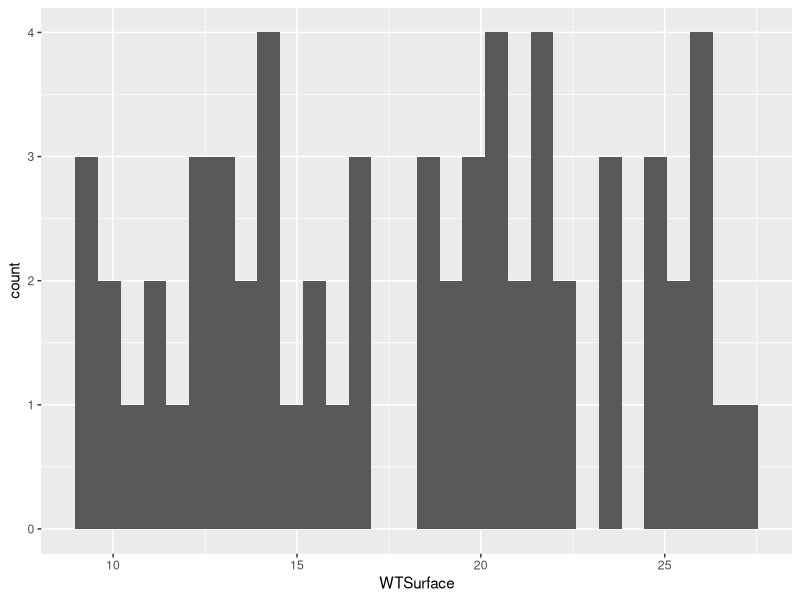
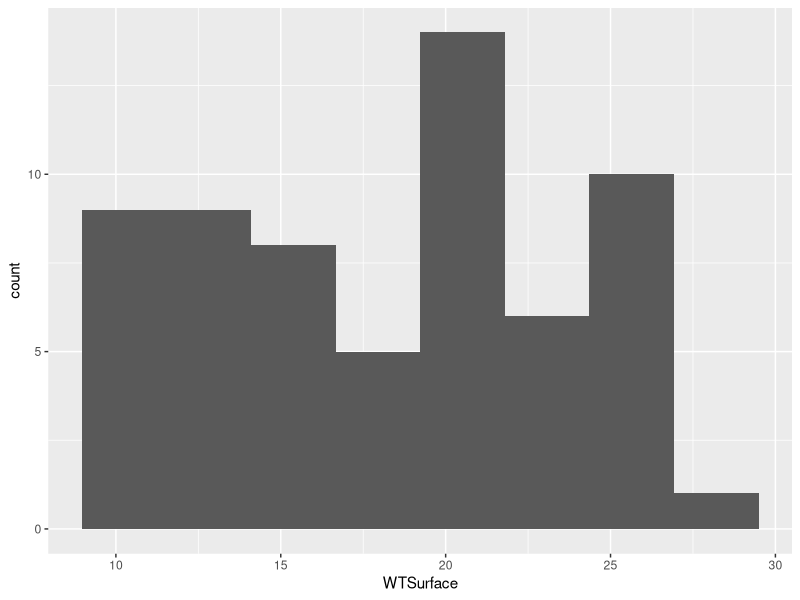
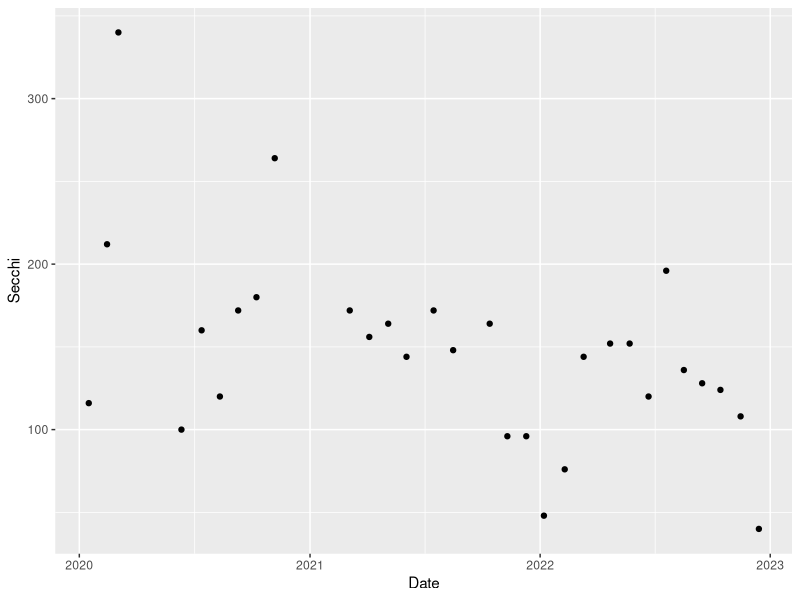
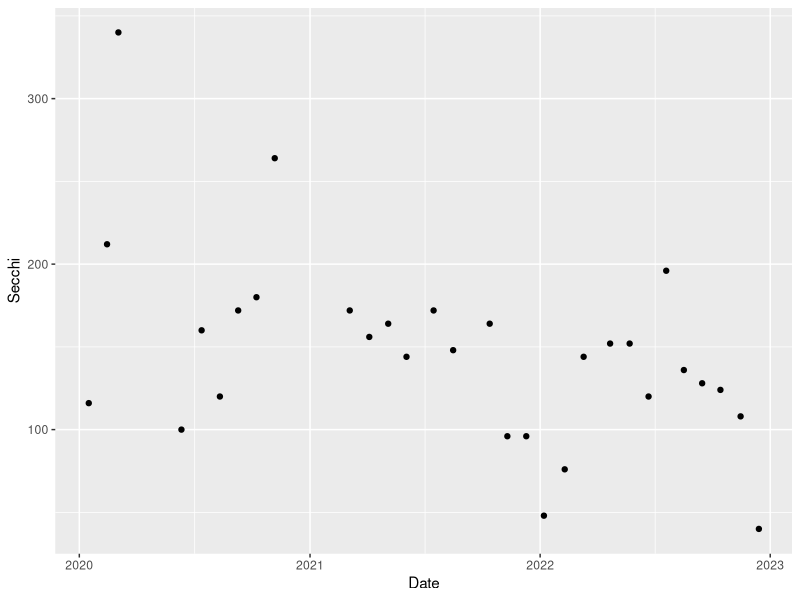
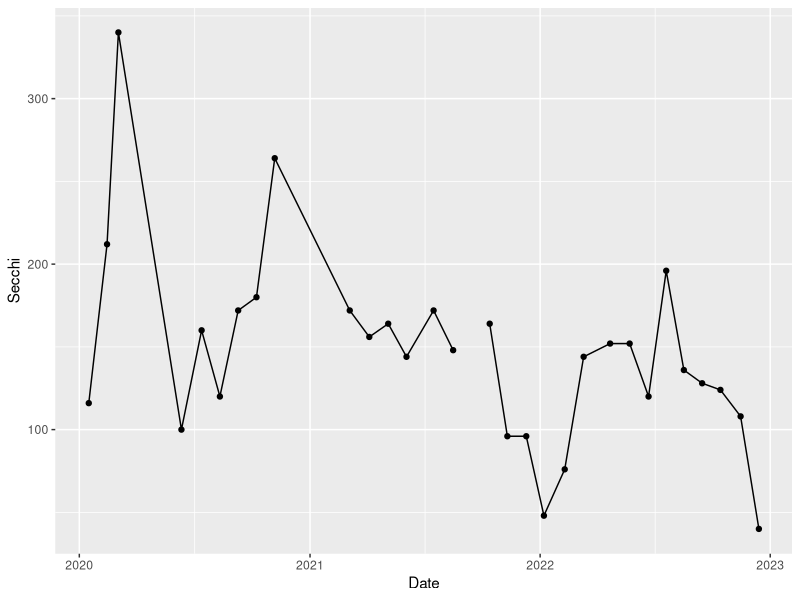

The R script that drew these images, in order: (Note: this script raises an error after producing the figures.)
## ---- chunk 1
knitr::opts_chunk$set(include=TRUE, message=FALSE, warning=FALSE)
knitr::opts_knit$set(root.dir = 'C:/Repositories/IntrotoR')
getwd()
## ---- chunk 2

#install.packages("ggplot2") 

library(tidyverse)
library(ggplot2)
library(here)

## ---- chunk 3
setwd('C:/Repositories/IntrotoR')
wqdata <- read_csv("./data/WQ_P8D7.csv")

## ---- chunk 4

glimpse(wqdata)

## ---- chunk 5

(plot_hist <- ggplot(data = wqdata, aes(x = WTSurface)) +
  geom_histogram()
)


## ---- chunk 6

(plot_hist2 <- ggplot(data = wqdata, aes(x = WTSurface)) +
  geom_histogram(bins = 8)
)


## ---- chunk 7

#filter data set to only data for station D7
wqdata_p8 <- wqdata %>% 
  filter(Station == "P8") 

#now plot this subset of the data
(plot_ts_points <- ggplot(data = wqdata_p8, aes(x = Date, y = Secchi)) +
  geom_point()
)

#you can also do the filtering and plotting all at once
(plot_ts_points2 <- wqdata %>% 
    filter(Station == "P8") %>% 
      ggplot(aes(x = Date, y = Secchi)) +
    geom_point()
)

## ---- chunk 8

#time series plot with connecting lines
(plot_ts_points_lines <- ggplot(data = wqdata_p8, aes(x = Date, y = Secchi)) +
  geom_point()+
  geom_line())

#Because we are simply building upon the previous graph made with only the points, we can also use this shortened approach, which further demonstates that we are simply adding layers
(plot_ts_points_lines2 <- ts_points +
  geom_line())

## ---- chunk 9

(plot_scatter <- ggplot(data = wqdata, aes(x = DOC, y = TOC)) +
  geom_point()
)

## ---- chunk 10
(plot_scatter_trend <- plot_scatter +
   geom_smooth(method = lm)
   )


## ---- chunk 11

#try making the plot with Microcystis as numeric type
(plot_bw1 <- ggplot(data = wqdata, aes(x = Microcystis, y = WTSurface)) +
   geom_boxplot()
   )

#make the plot correctly by specifying that Microcystis scores are categorical rather than numeric
(plot_bw2 <- ggplot(data = wqdata, aes(x = factor(Microcystis), y = WTSurface)) +
   geom_boxplot()
   )


## ---- chunk 12

(plot_bw_points <- plot_bw2 +
   geom_jitter()
   )

## ---- chunk 13

#first let's calculate the mean WTSurface by Microcystis score
wqdata_means <- wqdata %>% 
  group_by(Microcystis) %>% 
  summarize(temp_mean = mean(WTSurface))

#now make the bar plot
(plot_bar <- ggplot(data = wqdata_means, aes(x = factor(Microcystis), y = temp_mean)) +
   geom_bar(stat = 'identity')
   )

#another way to make the same plot
(plot_bar2 <- ggplot(data = wqdata_means) +
    geom_col(aes(x = factor(Microcystis), y = temp_mean))
    )

